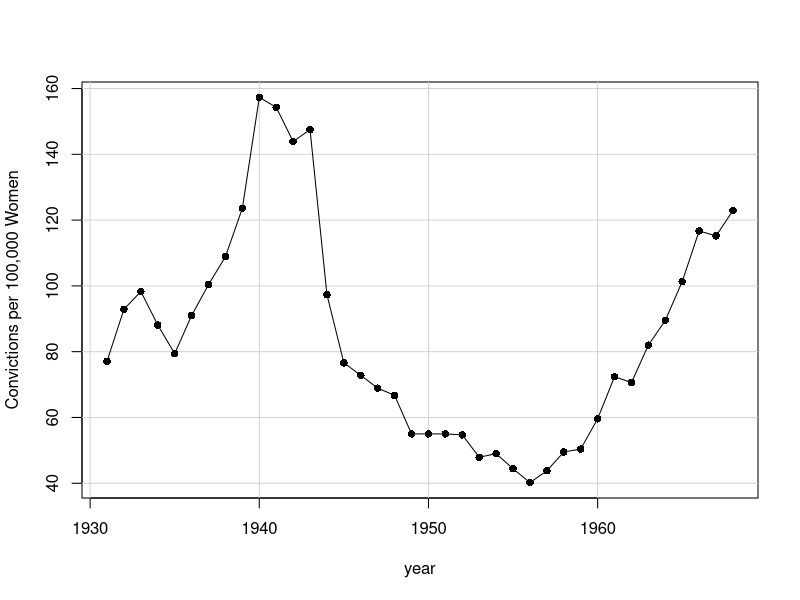
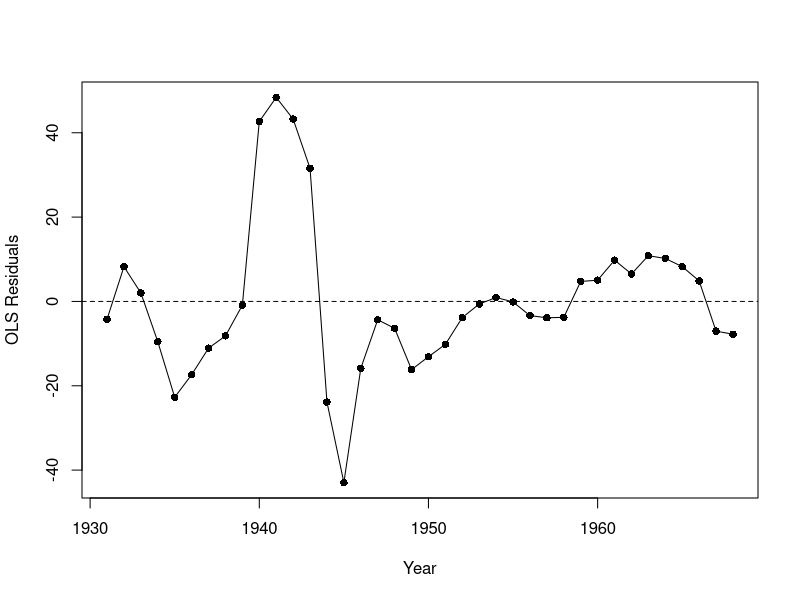
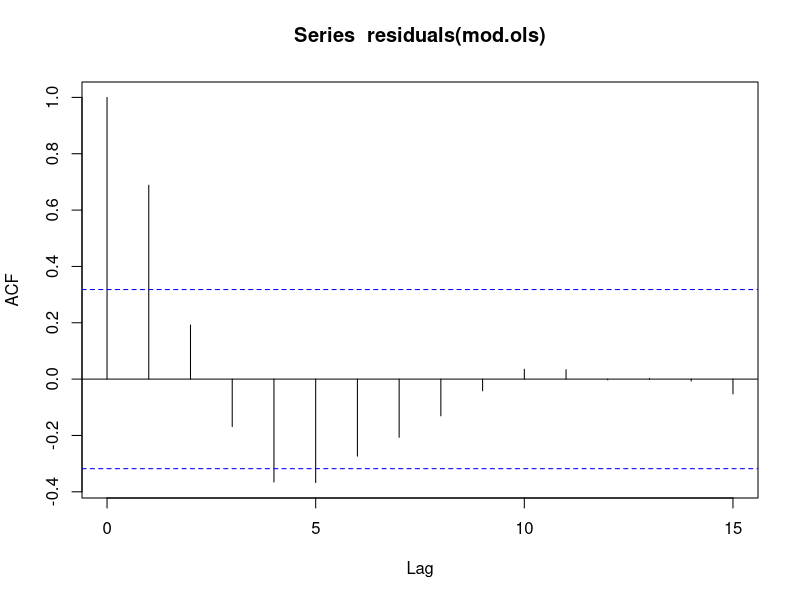
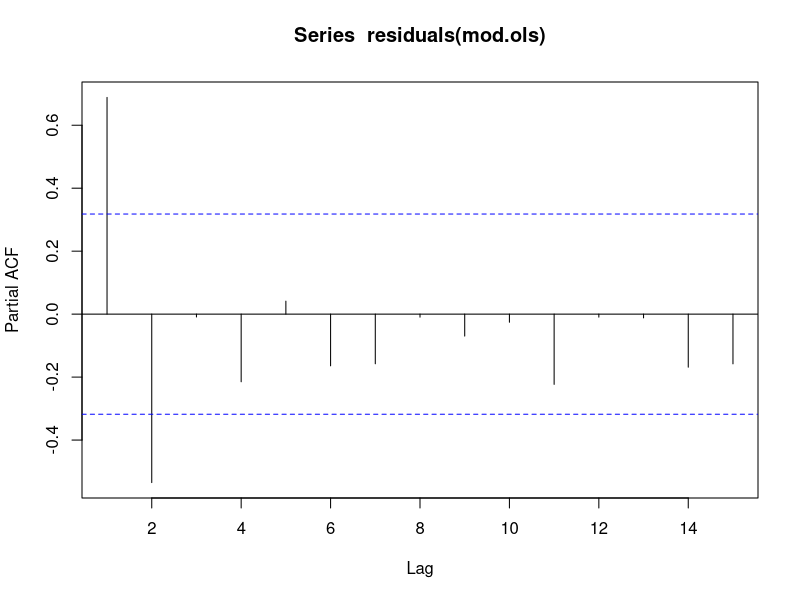

These figures' R source, in order:
##-----------------------------------------------------##
##  An R Companion to Applied Regression, 3rd Edition  ##
##      J. Fox and S. Weisberg, Sage Publications      ##
##   Script for  Appendix on Time-Series Regression    ##
##-----------------------------------------------------##

library("car")
brief(Hartnagel, c(6, 2))

plot(fconvict ~ year, type="n",data=Hartnagel,
    ylab="Convictions per 100,000 Women")
grid(lty=1)
with(Hartnagel, points(year, fconvict, type="o", pch=16))

mod.ols <- lm(fconvict ~ tfr + partic + degrees + mconvict, data=Hartnagel)
summary(mod.ols)

plot(Hartnagel$year, residuals(mod.ols), type="o", pch=16,
    xlab="Year", ylab="OLS Residuals")
abline(h=0, lty=2)

acf(residuals(mod.ols))
acf(residuals(mod.ols), type="partial")

durbinWatsonTest(mod.ols, max.lag=5)

library("lmtest")
dwtest(mod.ols, alternative="two.sided") 

library("nlme")
mod.gls <- gls(fconvict ~ tfr + partic + degrees + mconvict,
    data=Hartnagel, correlation=corARMA(p=2), method="ML")
summary(mod.gls)

mod.gls.3 <- update(mod.gls, correlation=corARMA(p=3))
mod.gls.1 <- update(mod.gls, correlation=corARMA(p=1))
mod.gls.0 <- update(mod.gls, correlation=NULL)
anova(mod.gls, mod.gls.1)  # AR(2) vs AR(1)
anova(mod.gls, mod.gls.0)  # AR(2) vs uncorrelated errors
anova(mod.gls.3, mod.gls)  # AR(3) vs AR(2)
